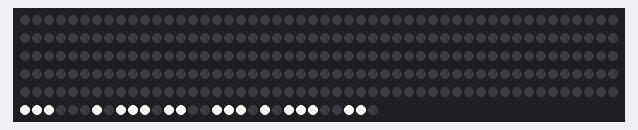
A sketch run on a simulated Arduino Uno, built with avr-gcc and run on an emulated ATmega328P. Shown: 280 RGB LEDs in strip order, left to right, continuing on the next row. Random numbers use the default seed unless the sketch sets one; what the sketch prints to the serial monitor is not drawn.

Above: at 0.18 s.

The sketch:

MOVEMENT2.ino
```cpp
#include <FastLED.h>

// ========== 根据你的实际情况修改 ========== //
#define LED_PIN     6           // 输出到灯带的数据引脚
#define TOTAL_LED_COUNT    280     // 你的灯带总数
// =========================================== //

// 创建 LED 数组
CRGB leds[TOTAL_LED_COUNT];

// 爆炸效果参数
struct ExplosionParams {
  uint8_t speedDelay;   // 条带移动时的延时(毫秒)，数值越小移动越快
  int stripLen;         // 条带长度 (如 30)
  int moveRange;        // 条带移动范围 (如 80)
};

ExplosionParams explosionCfg = {
  20,                  // speedDelay: 每步延时
  30,                  // stripLen: 条带长度
  230                  // moveRange: 条带移动范围 (改为230)
};

// 函数声明
void explosionEffect(const ExplosionParams &params);
void drawFlickeringWhiteBar(int pos, const ExplosionParams &params);

void setup() {
  Serial.begin(115200);
  Serial.println("==== Explosion Effect: Flickering White Bar ====");

  // 初始化 FastLED
  FastLED.addLeds<WS2812, LED_PIN, GRB>(leds, TOTAL_LED_COUNT);
  FastLED.setBrightness(255); // 设置全局亮度上限

  // 清空灯带
  fill_solid(leds, TOTAL_LED_COUNT, CRGB::Black);
  FastLED.show();

  // 初始化随机种子
  randomSeed(analogRead(0)); // 使用未接引脚作为随机种子
}

void loop() {
  // 执行爆炸效果
  explosionEffect(explosionCfg);

  // 动画结束后清空
  fill_solid(leds, TOTAL_LED_COUNT, CRGB::Black);
  FastLED.show();
  delay(1000); // 暂停1秒后再重复
}

/**
 * @brief 执行一次爆炸效果
 *        条带为随机白色闪烁，长度 stripLen
 *        移动范围限制为 moveRange，没有回退。
 */
void explosionEffect(const ExplosionParams &params) {
  // 限制条带移动范围
  int startPos = TOTAL_LED_COUNT - 1;
  int endPos = params.moveRange;

  // 条带长度固定后从 startPos 移动到 endPos
  for (int pos = startPos; pos >= endPos; pos--) {
    drawFlickeringWhiteBar(pos, params);
    FastLED.show();
    delay(params.speedDelay);
  }
}

/**
 * @brief 绘制一个随机白色闪烁条带
 *        条带为纯白色，随机闪烁，长度为 stripLen
 */
void drawFlickeringWhiteBar(int pos, const ExplosionParams &params) {
  fill_solid(leds, TOTAL_LED_COUNT, CRGB::Black);

  for (int i = 0; i < params.stripLen; i++) {
    int ledIndex = pos - i;
    if (ledIndex < 0 || ledIndex >= TOTAL_LED_COUNT) continue;

    if (random(0, 100) < 50) {
      leds[ledIndex] = CRGB::White;
    } else {
      leds[ledIndex] = CRGB::Black;
    }
  }
}
```
